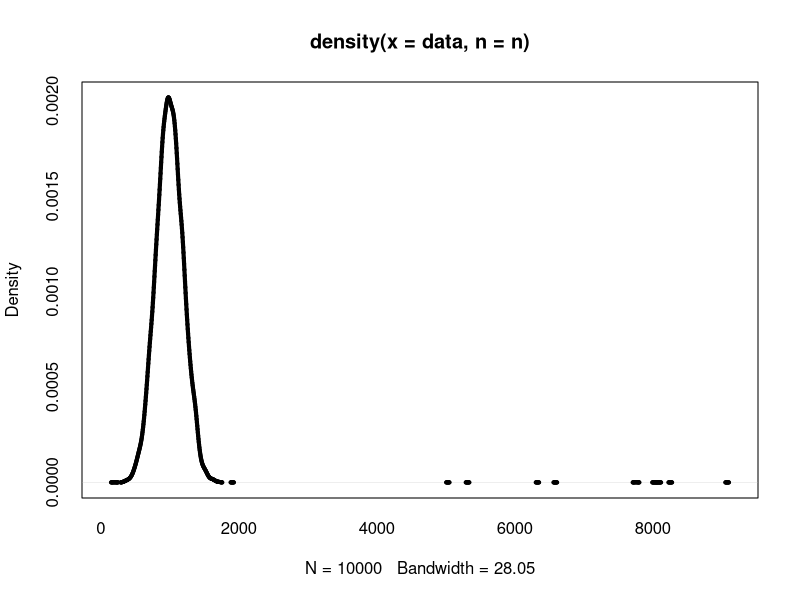

R code for this plot:
# frequencytrail.r	Example frequency trail implementation.
#
# This implementation takes a density plot with a high resolution, and
# plots lines that are above a minimum threshold.  This hides the zero
# probability line, and provide a coarse (but probably sufficient) view
# of distribution outliers.
#
# 08-Jun-2013	Brendan Gregg	Created this.

#pdf("frequencytrailtest.pdf", w=8, h=4)

# plot a data frame as a frequency trail
plotfrequencytrail <- function(data) {
	n <- 2048			# resolution
	thr <- 0.000001			# threshold
	lwd <- 4			# line width
	den <- density(data, n=n)

	maxy <- max(den$y)
	px <- den$x[1]
	py <- den$y[1]

	# initialize x and y range
	plot(den, col=NA, fg=NA)

	for (i in 2:n) {
		if (py > thr | den$y[i] > thr) {
			lines(c(px, den$x[i]), c(py, den$y[i]), lwd=lwd)
		}
		py <- den$y[i]
		px <- den$x[i]
	}
}

# data set is a normal distribution plus outliers
data <- c(rnorm(9990, mean=1000, sd=200),
	  runif(10, min=2000, max=10000))

plotfrequencytrail(data)
